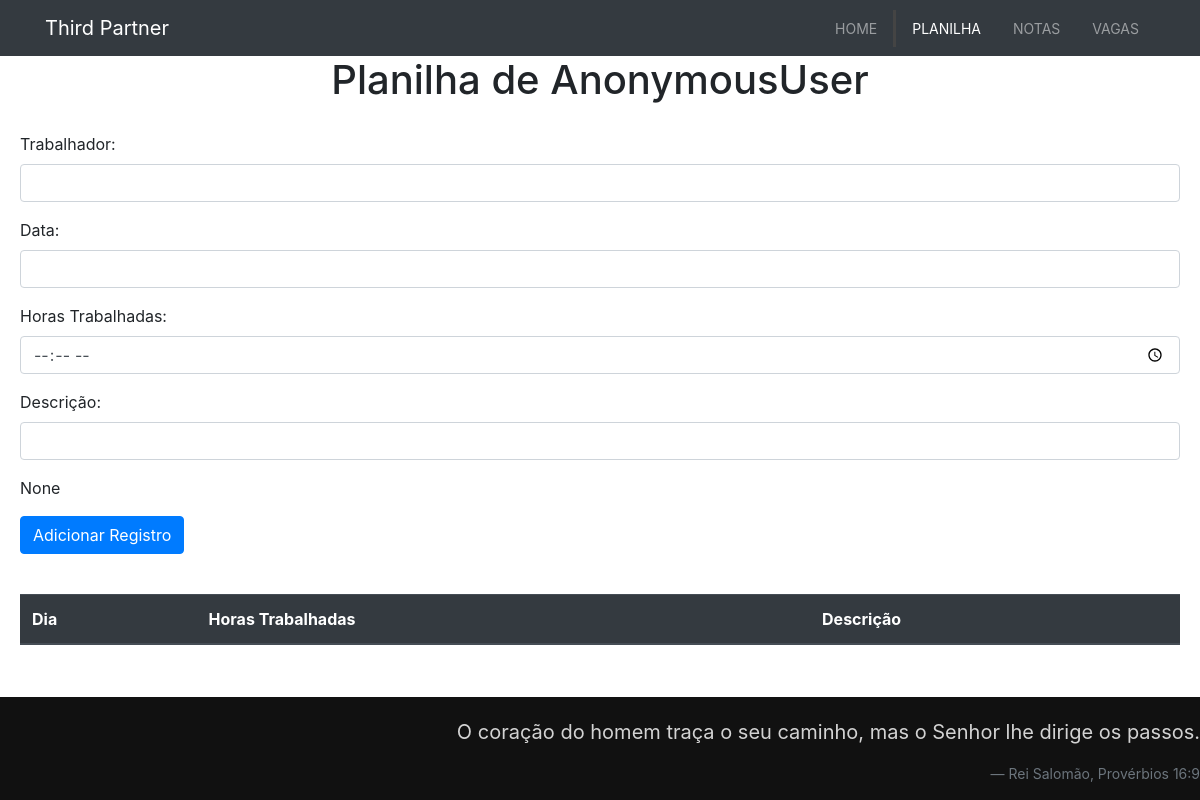
The app's page /planilha/, older data.
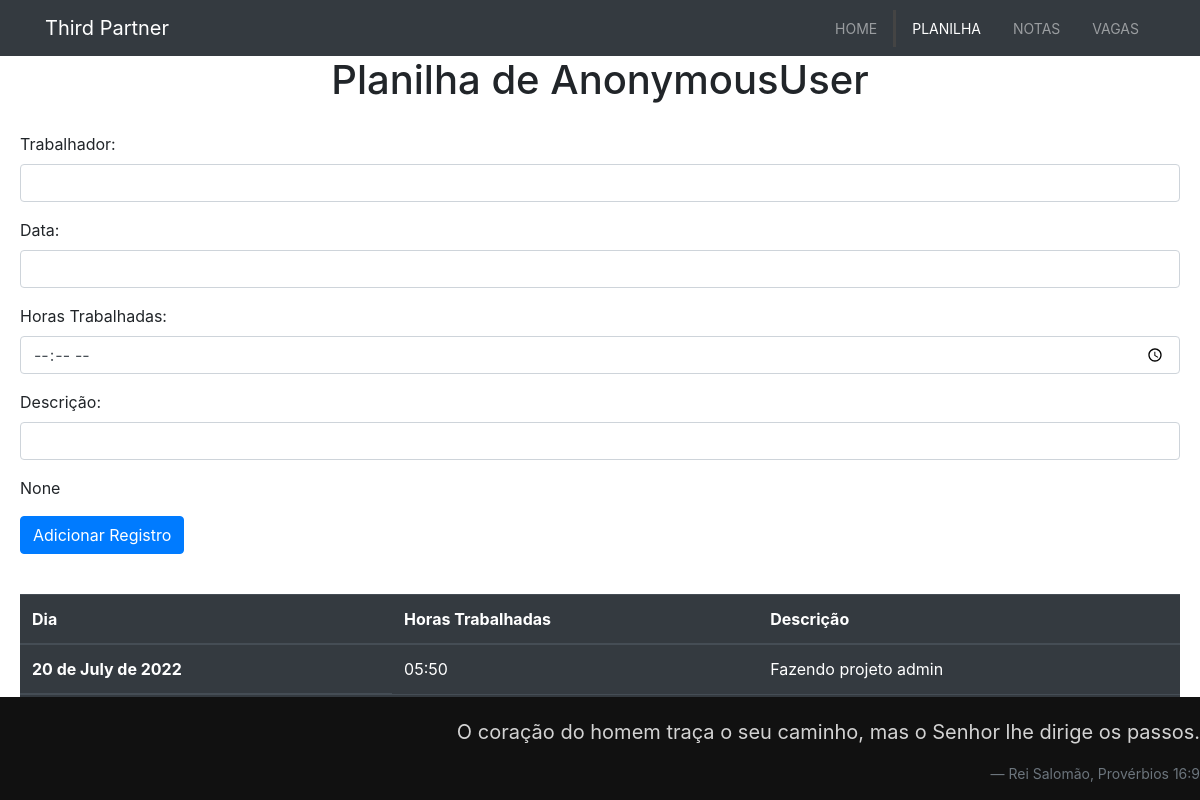
The same page, newer data.
### core/models/WorkedHours.py (models this page shows, shortened)
class WorkedHours(models.Model):
    worker = models.ForeignKey(User, on_delete=models.CASCADE)
    date = models.DateField()
    worked_hours = models.TimeField()
    description = models.CharField(max_length=200)
    class Meta:
        verbose_name = "Hora"
        verbose_name_plural = "Horas"

### core/views.py (the view)
# urls.py: path("planilha/", SheetView.as_view(), name="sheet_view"),
class SheetView(ListView):
    model = WorkedHours
    template_name = "core/planilha.html"
    queryset = WorkedHours.objects.all()
    context_object_name = "hours"
    def get_context_data(self, *args, **kwargs):
        context = super().get_context_data(**kwargs)
        context["info"] = "sheet_menu"
        context["title"] = "Planilha"
        context["form"] = AddWorkedHours
        return context

### core/templates/core/planilha.html (shortened to what this page needs)
{% extends 'core/base.html' %}
{% load static %} {% load bootstrap4 %}
{% block content%}
<p class="h1 text-center">Planilha de {{user}}</p>
<div class="card-body">
    <form method="POST" enctype="multipart/form-data">
        <div class="form-group">
            {{form.as_p}}
            {{user.id}}
        </div>
        <input type="submit" class="btn btn-primary" name="Add Hours" value="Adicionar Registro">
    </form>
</div>
<div class="card-body">
    <table class="table table-dark">
        <thead>
            <tr>
                <th scope="col">Dia</th>
                <th scope="col">Horas Trabalhadas</th>
                <th scope="col">Descrição</th>
            </tr>
        </thead>
        <thead>
            <tr>
                {% for hour in hours %}
                <th scope="row">{{hour.date}}</th>
                <td>{{hour.worked_hours}}</td>
                <td>{{hour.description}}</td>
            </tr>
            {% endfor %}
        </thead>
    </table>
</div>
{% endblock %}

### core/templates/core/base.html (shortened to what this page needs)
<!DOCTYPE html>
<html lang="pt-br">
<head>
</head>
<body>
    {% include 'core/navbar.html' %}
    {% block content%} {% endblock %}
    {% include 'core/footer.html' %}
</body>
</html>

### core/templates/core/navbar.html (shortened to what this page needs)
{% load bootstrap4 %}
{% load static %}
    {% bootstrap_css %}
    <link rel="stylesheet" href="{% static 'core/style.css' %}">
    <nav class="navbar navbar-expand-sm navbar-dark bg-dark">
        <div class="container">
            <a href="{% url 'core:index_view' %}" class="navbar-brand">Third Partner</a>
            <div class="collapse navbar-collapse" id="navbarCollapse">
                <ul class="navbar-nav ml-auto">
                    <li class="nav-item active" id="index_menu">
                        <a href="{% url 'core:index_view' %}" class="nav-link">Home</a>
                    </li>
                    <li class="nav-item" id="sheet_menu">
                        <a href="{% url 'core:sheet_view' %}" class="nav-link">Planilha</a>
                    </li>
                    <li class="nav-item" id="receipt_menu">
                        <a href="{% url 'core:receipt_view' %}" class="nav-link">Notas</a>
                    </li>
                    <li class="nav-item" id="vacancies_menu">
                        <a href="{% url 'core:vacancies_view' %}" class="nav-link">Vagas</a>
                    </li>
                </ul>
            </div>
        </div>
    </nav>

### core/templates/core/footer.html (shortened to what this page needs)
{% load static %} {% load bootstrap4 %}
{% bootstrap_css %}
<link rel="stylesheet" type="text/css" href="{% static 'core/style.css' %}" />
<div class="footerbox">
  <p class="blockquote text-right">
    O coração do homem traça o seu caminho, mas o Senhor lhe dirige os
    passos.
  </p>
  <p class="blockquote-footer text-right">Rei Salomão, Provérbios 16:9</p>
</div>

### core/static/core/style.css (style rules this page uses)
.footerbox { background-color:#111; color: rgb(211,211,211) !important; height: auto; width: 100vw; padding-top: 20px; position: absolute; bottom:0; right:0; left: 0; }
.navbar .nav-link { font-size: 14px; text-transform: uppercase; padding-left: 1rem !important; padding-right: 1rem !important; }
.navbar .nav-item.active { border-left: #444 solid; }

Row changes from the older to the newer data that the page shows:
added WorkedHours: date "20 de July de 2022", worked_hours "05:50", description "Fazendo projeto admin"
